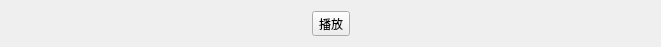
<?xml version="1.0" encoding="UTF-8"?>
<ui version="4.0">
 <class>PlayerControlWidget</class>
 <widget class="QWidget" name="PlayerControlWidget">
  <property name="geometry">
   <rect>
    <x>0</x>
    <y>0</y>
    <width>661</width>
    <height>41</height>
   </rect>
  </property>
  <property name="sizePolicy">
   <sizepolicy hsizetype="Preferred" vsizetype="Minimum">
    <horstretch>0</horstretch>
    <verstretch>0</verstretch>
   </sizepolicy>
  </property>
  <property name="windowTitle">
   <string>Form</string>
  </property>
  <layout class="QHBoxLayout" name="horizontalLayout">
   <item>
    <spacer name="horizontalSpacer">
     <property name="orientation">
      <enum>Qt::Horizontal</enum>
     </property>
     <property name="sizeHint" stdset="0">
      <size>
       <width>291</width>
       <height>20</height>
      </size>
     </property>
    </spacer>
   </item>
   <item>
    <widget class="QToolButton" name="startTBtn">
     <property name="text">
      <string>播放</string>
     </property>
    </widget>
   </item>
   <item>
    <spacer name="horizontalSpacer_2">
     <property name="orientation">
      <enum>Qt::Horizontal</enum>
     </property>
     <property name="sizeHint" stdset="0">
      <size>
       <width>291</width>
       <height>20</height>
      </size>
     </property>
    </spacer>
   </item>
  </layout>
 </widget>
 <resources/>
 <connections/>
</ui>
